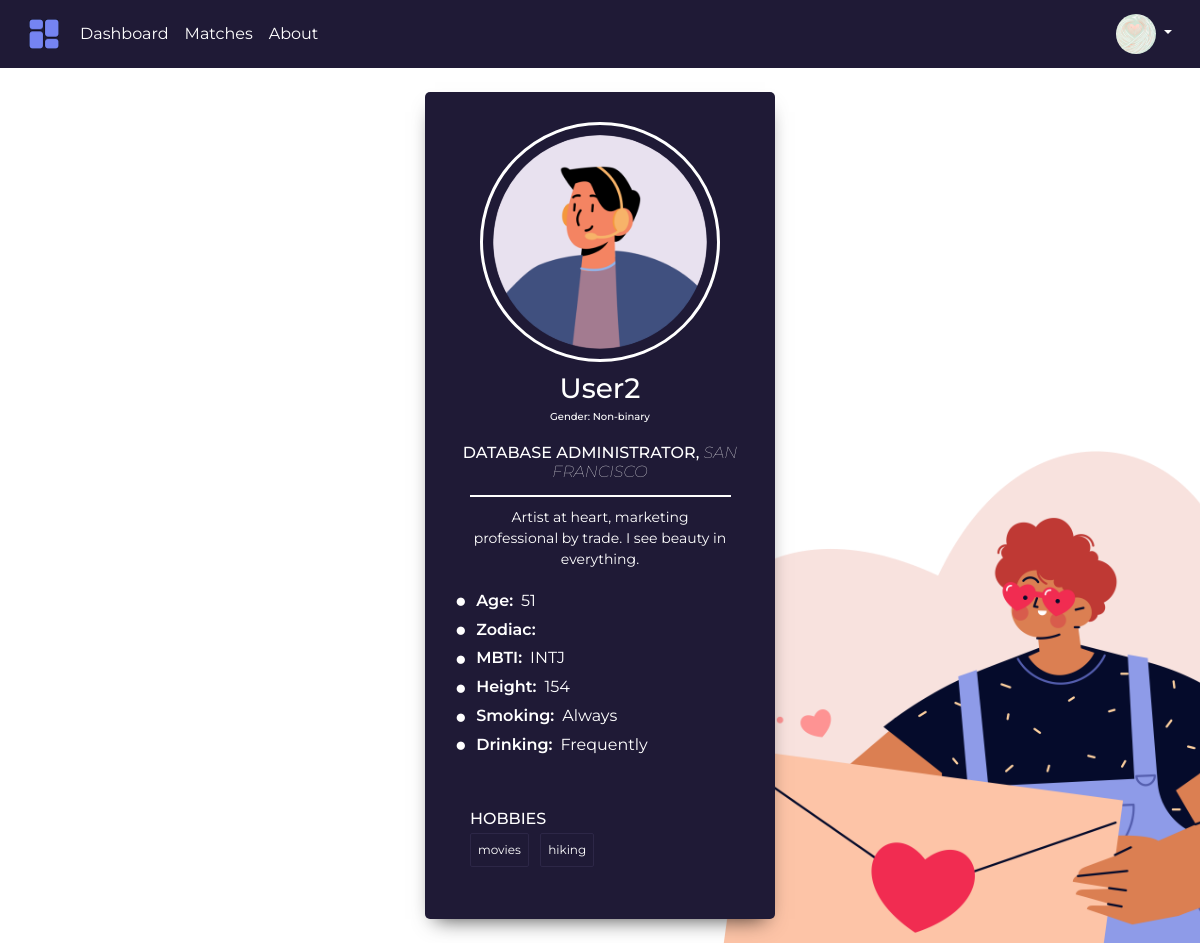
The page /profile/2 on the database its author committed.
### tables this page shows
CREATE TABLE users (
                user_id INTEGER PRIMARY KEY AUTOINCREMENT,
                name TEXT,
                birth_date TEXT,
                age INTEGER,
                gender TEXT,
                location TEXT,
                interests TEXT,
                smoking TEXT,
                drinking TEXT,
                zodiac_sign TEXT,
                mbti TEXT,
                profession TEXT,
                height INTEGER,
                bio TEXT,
                profile_pic TEXT
            );

### app.py (the view, shortened to what this page needs)
@app.route('/profile/<int:user_id>', methods=['GET', 'POST'])
def display_profile(user_id=1):
    if not is_user_authenticated():
        return redirect(url_for('login'))
    user = db.fetch_user(user_id)
    if not user:
        return "User not found", 404
    return render_template('personalProfile.html',
                           user=user)

### app.py (called while the page is built)
def fetch_logged_in_user_id():
    return fetch_active_user()

@app.context_processor
def inject_user_id_image():
    logged_in_user = db.fetch_user(fetch_logged_in_user_id())
    if logged_in_user:
        user_profile_pic_url = f"/static/profile_pics/{logged_in_user.profile_pic}" if logged_in_user.profile_pic else "https://via.placeholder.com/40"
        return dict(fetch_logged_in_user_id=fetch_logged_in_user_id, user_profile_pic_url=user_profile_pic_url)
    return dict(fetch_logged_in_user_id=fetch_logged_in_user_id)

### flaskr/active_user.py (called while the page is built)
def fetch_active_user():
    if not os.path.exists(SESSION_FILE):
        return None
    with open(SESSION_FILE, 'r') as file:
        user_id = file.read().strip()
    return user_id if user_id else None

def is_user_authenticated():
    return fetch_active_user() is not None

### templates/personalProfile.html (shortened to what this page needs)
<!DOCTYPE html>
<html lang="en">
<head>
    <link rel="stylesheet" href="https://cdnjs.cloudflare.com/ajax/libs/font-awesome/4.7.0/css/font-awesome.min.css">
    <link rel="stylesheet" href="https://cdn.jsdelivr.net/npm/bootstrap@4.3.1/dist/css/bootstrap.min.css">
    <link rel="stylesheet" href="/static/main.css">
</head>
<body>
{% include 'base.html' %}
<div class="card-container">
	<img class="round" src="/static/profile_pics/{{user.profile_pic}}" alt="user" />
	<h3>{{ user.name }}<p style="font-size: x-small">Gender: {{ user.gender.value }}</p></h3>
    <h6>{{ user.profession }}, <span style="font-style: italic; font-weight: lighter">{{ user.location }}</span></h6>
    <p style="
    margin-left: 5%;
    margin-right: 5%;
    margin-top: 5%;
    border-top: 2px solid white;
    padding-top: 10px">
        {{ user.bio }}
    </p>
    <ul class="data-user">
    <li><span class="key">Age:</span > {{ user.age }}</li>
    <li><span class="key">Zodiac:</span > {{ user.zodiac_sign.value }}</li>
    <li><span class="key">MBTI:</span > {{ user.mbti.value }}</li>
    <li><span class="key">Height:</span > {{ user.height }}</li>
    <li><span class="key">Smoking:</span > {{ user.smoking.value }}</li>
    <li><span class="key">Drinking:</span > {{ user.drinking.value }}</li>
</ul>
	<div class="skills">
		<h6>Hobbies</h6>
		<ul>
            {% for interest in user.interests %}
            <li>{{ interest }}</li>
            {% endfor %}
        </ul>
	</div>
</div>
</body>
</html>

### static/main.css (style rules this page uses)
* { box-sizing: border-box; }
body { font-family: "Nunito", sans-serif; color: rgba(0, 0, 0, 0.7); }

### templates/personalProfile.html (style rules this page uses)
* { box-sizing: border-box; }
body { background: url("/static/10102569.png"); font-family: Montserrat, sans-serif; background-size: cover; background-position: center; background-repeat: no-repeat; position: relative; display: flex; align-items: center; justify-content: center; flex-direction: column; min-height: 100vh; margin: 0; }
h3 { margin: 10px 0; }
h6 { margin: 5px 0; text-transform: uppercase; }
p { font-size: 14px; line-height: 21px; }
.card-container { background-color: #1F1A36; border-radius: 5px; box-shadow: 0px 10px 20px -10px rgba(0, 0, 0, 0.75); color: white; padding: 30px; position: relative; width: 350px; margin: 2% auto; max-width: 100%; text-align: center; }
.card-container .round { border: 3px solid white; border-radius: 50%; height: 30vh; width: 30vh; padding: 10px; }
.skills { background-color: #1F1A36; text-align: left; padding: 15px; margin-top: 30px; }
.skills ul { list-style-type: none; margin: 0; padding: 0; }
.skills ul li { border: 1px solid #2D2747; border-radius: 2px; display: inline-block; font-size: 12px; margin: 0 7px 7px 0; padding: 7px; }
.data-user { margin-bottom: 0; padding: 0; list-style: none; }
.data-user li { display: flex; align-items: center; color: white; }
.data-user li:before { content: '\25CF'; color: #fff; margin-right: 0.5em; font-size: 1.2em; }
.data-user .key { margin-right: 0.5em; font-weight: 600; }

### rows shown on the page
users: profile_pic (picture), name "User2", gender.value "Non-binary", profession "DATABASE ADMINISTRATOR", location "SAN FRANCISCO", bio "Artist at heart, marketing professional by trade. I see beauty in everything.", age "51", mbti.value "INTJ", height "154", smoking.value "Always", drinking.value "Frequently"

### other values the page prints
{{ interest }} "movies" "hiking"
